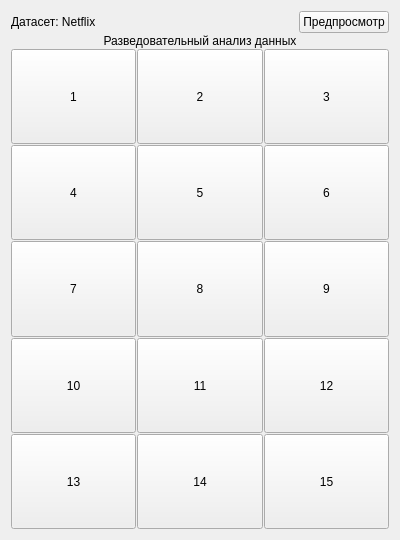
<?xml version="1.0" encoding="UTF-8"?>
<ui version="4.0">
 <class>GraphEDA</class>
 <widget class="QWidget" name="GraphEDA">
  <property name="geometry">
   <rect>
    <x>0</x>
    <y>0</y>
    <width>400</width>
    <height>540</height>
   </rect>
  </property>
  <property name="windowTitle">
   <string>РАД - Графические методы</string>
  </property>
  <layout class="QGridLayout" name="gl_main">
   <property name="spacing">
    <number>1</number>
   </property>
   <item row="2" column="0" colspan="4">
    <widget class="QWidget" name="eda_examples_wd" native="true">
     <layout class="QGridLayout" name="gl_sec">
      <property name="leftMargin">
       <number>0</number>
      </property>
      <property name="topMargin">
       <number>0</number>
      </property>
      <property name="rightMargin">
       <number>0</number>
      </property>
      <property name="bottomMargin">
       <number>0</number>
      </property>
      <property name="spacing">
       <number>1</number>
      </property>
      <item row="4" column="1">
       <widget class="QPushButton" name="pushButton_14">
        <property name="sizePolicy">
         <sizepolicy hsizetype="Expanding" vsizetype="Expanding">
          <horstretch>0</horstretch>
          <verstretch>0</verstretch>
         </sizepolicy>
        </property>
        <property name="text">
         <string>14</string>
        </property>
       </widget>
      </item>
      <item row="1" column="0">
       <widget class="QPushButton" name="pushButton_4">
        <property name="sizePolicy">
         <sizepolicy hsizetype="Expanding" vsizetype="Expanding">
          <horstretch>0</horstretch>
          <verstretch>0</verstretch>
         </sizepolicy>
        </property>
        <property name="text">
         <string>4</string>
        </property>
       </widget>
      </item>
      <item row="3" column="0">
       <widget class="QPushButton" name="pushButton_10">
        <property name="sizePolicy">
         <sizepolicy hsizetype="Expanding" vsizetype="Expanding">
          <horstretch>0</horstretch>
          <verstretch>0</verstretch>
         </sizepolicy>
        </property>
        <property name="text">
         <string>10</string>
        </property>
       </widget>
      </item>
      <item row="0" column="1">
       <widget class="QPushButton" name="pushButton_2">
        <property name="sizePolicy">
         <sizepolicy hsizetype="Expanding" vsizetype="Expanding">
          <horstretch>0</horstretch>
          <verstretch>0</verstretch>
         </sizepolicy>
        </property>
        <property name="text">
         <string>2</string>
        </property>
       </widget>
      </item>
      <item row="3" column="2">
       <widget class="QPushButton" name="pushButton_12">
        <property name="sizePolicy">
         <sizepolicy hsizetype="Expanding" vsizetype="Expanding">
          <horstretch>0</horstretch>
          <verstretch>0</verstretch>
         </sizepolicy>
        </property>
        <property name="text">
         <string>12</string>
        </property>
       </widget>
      </item>
      <item row="0" column="0">
       <widget class="QPushButton" name="pushButton_1">
        <property name="sizePolicy">
         <sizepolicy hsizetype="Expanding" vsizetype="Expanding">
          <horstretch>0</horstretch>
          <verstretch>0</verstretch>
         </sizepolicy>
        </property>
        <property name="text">
         <string>1</string>
        </property>
       </widget>
      </item>
      <item row="4" column="0">
       <widget class="QPushButton" name="pushButton_13">
        <property name="sizePolicy">
         <sizepolicy hsizetype="Expanding" vsizetype="Expanding">
          <horstretch>0</horstretch>
          <verstretch>0</verstretch>
         </sizepolicy>
        </property>
        <property name="text">
         <string>13</string>
        </property>
       </widget>
      </item>
      <item row="2" column="0">
       <widget class="QPushButton" name="pushButton_7">
        <property name="sizePolicy">
         <sizepolicy hsizetype="Expanding" vsizetype="Expanding">
          <horstretch>0</horstretch>
          <verstretch>0</verstretch>
         </sizepolicy>
        </property>
        <property name="text">
         <string>7</string>
        </property>
       </widget>
      </item>
      <item row="2" column="1">
       <widget class="QPushButton" name="pushButton_8">
        <property name="sizePolicy">
         <sizepolicy hsizetype="Expanding" vsizetype="Expanding">
          <horstretch>0</horstretch>
          <verstretch>0</verstretch>
         </sizepolicy>
        </property>
        <property name="text">
         <string>8</string>
        </property>
       </widget>
      </item>
      <item row="0" column="2">
       <widget class="QPushButton" name="pushButton_3">
        <property name="sizePolicy">
         <sizepolicy hsizetype="Expanding" vsizetype="Expanding">
          <horstretch>0</horstretch>
          <verstretch>0</verstretch>
         </sizepolicy>
        </property>
        <property name="text">
         <string>3</string>
        </property>
       </widget>
      </item>
      <item row="4" column="2">
       <widget class="QPushButton" name="pushButton_15">
        <property name="sizePolicy">
         <sizepolicy hsizetype="Expanding" vsizetype="Expanding">
          <horstretch>0</horstretch>
          <verstretch>0</verstretch>
         </sizepolicy>
        </property>
        <property name="text">
         <string>15</string>
        </property>
       </widget>
      </item>
      <item row="3" column="1">
       <widget class="QPushButton" name="pushButton_11">
        <property name="sizePolicy">
         <sizepolicy hsizetype="Expanding" vsizetype="Expanding">
          <horstretch>0</horstretch>
          <verstretch>0</verstretch>
         </sizepolicy>
        </property>
        <property name="text">
         <string>11</string>
        </property>
       </widget>
      </item>
      <item row="1" column="1">
       <widget class="QPushButton" name="pushButton_5">
        <property name="sizePolicy">
         <sizepolicy hsizetype="Expanding" vsizetype="Expanding">
          <horstretch>0</horstretch>
          <verstretch>0</verstretch>
         </sizepolicy>
        </property>
        <property name="text">
         <string>5</string>
        </property>
       </widget>
      </item>
      <item row="2" column="2">
       <widget class="QPushButton" name="pushButton_9">
        <property name="sizePolicy">
         <sizepolicy hsizetype="Expanding" vsizetype="Expanding">
          <horstretch>0</horstretch>
          <verstretch>0</verstretch>
         </sizepolicy>
        </property>
        <property name="text">
         <string>9</string>
        </property>
       </widget>
      </item>
      <item row="1" column="2">
       <widget class="QPushButton" name="pushButton_6">
        <property name="sizePolicy">
         <sizepolicy hsizetype="Expanding" vsizetype="Expanding">
          <horstretch>0</horstretch>
          <verstretch>0</verstretch>
         </sizepolicy>
        </property>
        <property name="text">
         <string>6</string>
        </property>
       </widget>
      </item>
     </layout>
    </widget>
   </item>
   <item row="1" column="0" colspan="4">
    <widget class="QLabel" name="eda_examples_lbl">
     <property name="sizePolicy">
      <sizepolicy hsizetype="Preferred" vsizetype="Fixed">
       <horstretch>0</horstretch>
       <verstretch>0</verstretch>
      </sizepolicy>
     </property>
     <property name="text">
      <string>Разведовательный анализ данных</string>
     </property>
     <property name="alignment">
      <set>Qt::AlignCenter</set>
     </property>
    </widget>
   </item>
   <item row="0" column="3">
    <widget class="QPushButton" name="dataset_preview_btn">
     <property name="sizePolicy">
      <sizepolicy hsizetype="Fixed" vsizetype="Fixed">
       <horstretch>0</horstretch>
       <verstretch>0</verstretch>
      </sizepolicy>
     </property>
     <property name="text">
      <string>Предпросмотр</string>
     </property>
    </widget>
   </item>
   <item row="0" column="0" colspan="3">
    <widget class="QLabel" name="dataset_lbl">
     <property name="sizePolicy">
      <sizepolicy hsizetype="Preferred" vsizetype="Fixed">
       <horstretch>0</horstretch>
       <verstretch>0</verstretch>
      </sizepolicy>
     </property>
     <property name="text">
      <string>Датасет: Netflix</string>
     </property>
    </widget>
   </item>
  </layout>
 </widget>
 <resources/>
 <connections/>
</ui>
